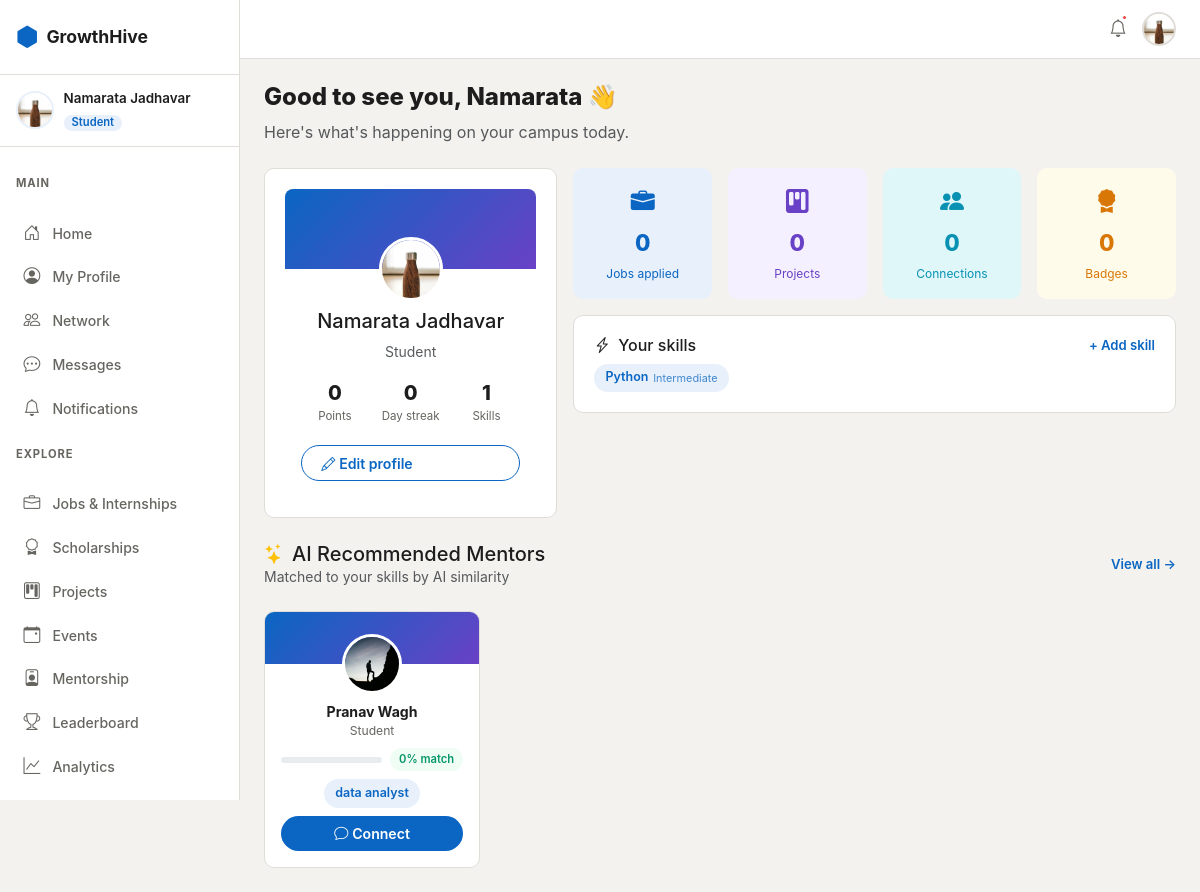
The app's page /accounts/dashboard/ (signed in), older data.
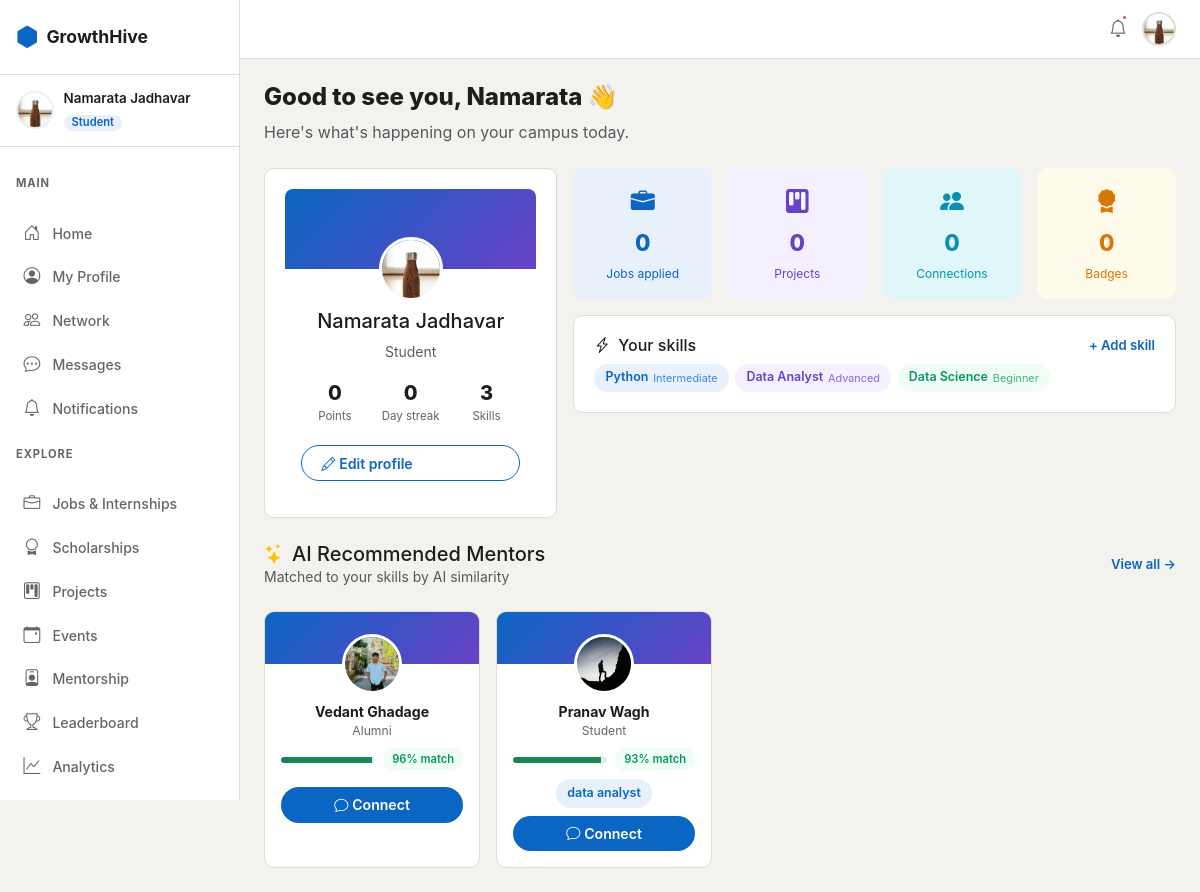
The same page, newer data.
### apps/accounts/models.py (models this page shows, shortened)
class User(AbstractUser):
    class Role(models.TextChoices):
        STUDENT = 'student', 'Student'
        ALUMNI  = 'alumni',  'Alumni'
        TEACHER = 'teacher', 'Teacher'
    username   = None
    email      = models.EmailField(unique=True)
    first_name = models.CharField(max_length=50)
    last_name  = models.CharField(max_length=50)
    role = models.CharField(max_length=20, choices=Role.choices, default=Role.STUDENT)
    department = models.CharField(
        max_length=20,
        choices=DEPARTMENT_CHOICES,
        blank=True,
        default='',
    )
    is_email_verified = models.BooleanField(default=False)
    created_at = models.DateTimeField(auto_now_add=True)
    updated_at = models.DateTimeField(auto_now=True)
    USERNAME_FIELD  = 'email'
    REQUIRED_FIELDS = ['first_name', 'last_name']
    objects = UserManager()
    def get_full_name(self):
        return f'{self.first_name} {self.last_name}'.strip()
    @property
    def is_student(self):
        return self.role == self.Role.STUDENT

class Profile(models.Model):
    user = models.OneToOneField(User, on_delete=models.CASCADE, related_name='profile')
    bio    = models.TextField(max_length=500, blank=True)
    avatar = models.ImageField(upload_to='avatars/', blank=True, null=True)
    banner = models.ImageField(upload_to='banners/', blank=True, null=True)
    graduation_year = models.PositiveIntegerField(null=True, blank=True)
    current_year    = models.PositiveSmallIntegerField(null=True, blank=True)
    current_working_company = models.CharField(max_length=200, blank=True)
    working_domain          = models.CharField(max_length=200, blank=True)
    github_url   = models.URLField(blank=True)
    linkedin_url = models.URLField(blank=True)
    website      = models.URLField(blank=True)
    location     = models.CharField(max_length=100, blank=True)
    skills = models.ManyToManyField('Skill', through='UserSkill', blank=True)
    resume = models.FileField(upload_to='resumes/', blank=True, null=True)
    points      = models.PositiveIntegerField(default=0)
    streak_days = models.PositiveIntegerField(default=0)
    last_active = models.DateField(null=True, blank=True)
    is_open_to_work   = models.BooleanField(default=False)
    is_open_to_mentor = models.BooleanField(default=False)
    skill_embedding     = models.JSONField(null=True, blank=True)
    embedding_updated_at = models.DateTimeField(null=True, blank=True)
    created_at = models.DateTimeField(auto_now_add=True)
    updated_at = models.DateTimeField(auto_now=True)
    def get_avatar_url(self):
        if self.avatar:
            return self.avatar.url
        return '/static/images/default-avatar.png'

class UserSkill(models.Model):
    class Level(models.TextChoices):
        BEGINNER     = 'beginner',     'Beginner'
        INTERMEDIATE = 'intermediate', 'Intermediate'
        ADVANCED     = 'advanced',     'Advanced'
        EXPERT       = 'expert',       'Expert'
    profile = models.ForeignKey(Profile, on_delete=models.CASCADE, related_name='profile_skills')
    skill   = models.ForeignKey(Skill, on_delete=models.CASCADE)
    level   = models.CharField(max_length=20, choices=Level.choices, default=Level.BEGINNER)
    class Meta:
        unique_together = ('profile', 'skill')

class Skill(models.Model):
    name = models.CharField(max_length=100, unique=True)
    slug = models.SlugField(unique=True, blank=True)
    class Meta:
        ordering = ['name']

### apps/mentorship/models.py (models this page shows, shortened)
class MentorProfile(models.Model):
    user       = models.OneToOneField(
        settings.AUTH_USER_MODEL, on_delete=models.CASCADE, related_name='mentor_profile'
    )
    expertise  = models.TextField(help_text='Comma-separated topics, e.g. Machine Learning, Career, DSA')
    experience = models.PositiveIntegerField(default=0, help_text='Years of experience')
    bio        = models.TextField(blank=True)
    is_active  = models.BooleanField(default=True)
    created_at = models.DateTimeField(auto_now_add=True)
    def expertise_list(self):
        return [e.strip() for e in self.expertise.split(',') if e.strip()]

### apps/accounts/views.py (the view)
# urls.py: path('dashboard/',      views.dashboard_view,  name='dashboard'),
@login_required
@verified_required
def dashboard_view(request):
    profile = request.user.profile
    user_skills = profile.profile_skills.select_related('skill')
    ai_mentors = []
    if request.user.is_student:
        try:
            from apps.mentorship.ai_matching import get_top_mentors
            ai_mentors = get_top_mentors(profile, limit=3)
        except Exception:
            pass  # Never crash the dashboard if AI matching fails
    return render(request, 'accounts/dashboard.html', {
        'profile':    profile,
        'user_skills':     user_skills,
        'ai_mentors': ai_mentors,
    })

### apps/mentorship/ai_matching.py (called while the page is built)
def cosine_similarity(v1: list[float], v2: list[float]) -> float:
    if not v1 or not v2 or len(v1) != len(v2):
        return 0.0
    dot   = sum(a * b for a, b in zip(v1, v2))
    norm1 = math.sqrt(sum(a * a for a in v1))
    norm2 = math.sqrt(sum(b * b for b in v2))
    if norm1 == 0 or norm2 == 0:
        return 0.0
    return dot / (norm1 * norm2)

def _build_skill_text(profile) -> str:
    skills = list(
        profile.profile_skills
        .select_related("skill")
        .values_list("skill__name", "level")
    )
    if not skills:
        return ""
    return ", ".join(f"{name} ({level})" for name, level in skills)

def compute_and_store_embedding(profile) -> bool:
    text = _build_skill_text(profile)
    if not text:
        profile.skill_embedding = None
        profile.embedding_updated_at = None
        profile.save(update_fields=["skill_embedding", "embedding_updated_at"])
        return False
    embedding = get_embedding(text)
    if embedding is None:
        return False
    profile.skill_embedding = embedding
    profile.embedding_updated_at = timezone.now()
    profile.save(update_fields=["skill_embedding", "embedding_updated_at"])
    logger.info("Embedding updated for profile %s", profile.pk)
    return True

### templates/accounts/dashboard.html (shortened to what this page needs)
{% extends 'base.html' %}
{% block content %}
<div class="gh-page-header">
  <h1>Good to see you, {{ user.first_name }} 👋</h1>
  <p class="text-muted">Here's what's happening on your campus today.</p>
</div>
<div class="row g-3">
  <div class="col-12 col-lg-4">
    <div class="gh-card">
      <div class="gh-card-profile-banner">
      </div>
      <div class="gh-card-profile-body">
        <img src="{{ user.profile.get_avatar_url }}" class="gh-card-avatar" alt="avatar"/>
        <h5>{{ user.get_full_name }}</h5>
        <p class="text-muted small">{{ user.get_role_display }}
        </p>
        <div class="gh-stats-row">
          <div class="gh-stat">
            <span class="gh-stat-val">{{ profile.points }}</span>
            <span class="gh-stat-label">Points</span>
          </div>
          <div class="gh-stat">
            <span class="gh-stat-val">{{ profile.streak_days }}</span>
            <span class="gh-stat-label">Day streak</span>
          </div>
          <div class="gh-stat">
            <span class="gh-stat-val">{{ user_skills.count }}</span>
            <span class="gh-stat-label">Skills</span>
          </div>
        </div>
        <a href="{% url 'accounts:edit_profile' %}" class="btn gh-btn-outline w-100 mt-2">
          <i class="bi bi-pencil me-1"></i> Edit profile
        </a>
      </div>
    </div>
  </div>
  <div class="col-12 col-lg-8">
    <div class="row g-3 mb-3">
      <div class="col-6 col-md-3">
        <div class="gh-stat-card gh-stat-blue">
          <i class="bi bi-briefcase-fill"></i>
          <span class="val">0</span>
          <span class="lbl">Jobs applied</span>
        </div>
      </div>
      <div class="col-6 col-md-3">
        <div class="gh-stat-card gh-stat-purple">
          <i class="bi bi-kanban-fill"></i>
          <span class="val">0</span>
          <span class="lbl">Projects</span>
        </div>
      </div>
      <div class="col-6 col-md-3">
        <div class="gh-stat-card gh-stat-teal">
          <i class="bi bi-people-fill"></i>
          <span class="val">0</span>
          <span class="lbl">Connections</span>
        </div>
      </div>
      <div class="col-6 col-md-3">
        <div class="gh-stat-card gh-stat-amber">
          <i class="bi bi-award-fill"></i>
          <span class="val">0</span>
          <span class="lbl">Badges</span>
        </div>
      </div>
    </div>
    <div class="gh-card">
      <div class="gh-card-header-row">
        <h6 class="mb-0"><i class="bi bi-lightning-charge me-2"></i>Your skills</h6>
        <a href="{% url 'accounts:edit_profile' %}" class="gh-link-sm">+ Add skill</a>
      </div>
      <div class="gh-skills-wrap mt-2">
        {% for us in user_skills %}
        <span class="gh-skill-badge gh-skill-{{ us.level }}">
          {{ us.skill.name }}
          <small>{{ us.get_level_display }}</small>
        </span>
        {% empty %}
        <p class="text-muted small mb-0">No skills added yet. <a href="{% url 'accounts:edit_profile' %}">Add some!</a></p>
        {% endfor %}
      </div>
    </div>
  </div>
</div>
{% if user.is_student and ai_mentors %}
<div class="gh-page-header mt-4 d-flex align-items-center justify-content-between">
  <div>
    <h5 class="mb-0"><i class="bi bi-stars me-2 text-warning"></i>AI Recommended Mentors</h5>
    <p class="text-muted small mb-0">Matched to your skills by AI similarity</p>
  </div>
  <a href="{% url 'mentorship:ai_matches' %}" class="gh-link-sm">View all &rarr;</a>
</div>
<div class="gh-people-grid">
  {% for m in ai_mentors %}
  <div class="gh-people-card">
    <div class="gh-people-card-body">
      <a href="{% url 'mentorship:detail' m.user.pk %}">
        <img src="{{ m.user.profile.get_avatar_url }}" class="gh-people-avatar" alt=""/>
      </a>
      <a href="{% url 'mentorship:detail' m.user.pk %}" class="gh-people-name">{{ m.user.get_full_name }}</a>
      <span class="gh-people-role">{{ m.user.get_role_display }}</span>
      <div class="my-2">
        <div class="d-flex align-items-center gap-2">
          <div class="progress flex-grow-1" style="height:6px;">
            <div class="progress-bar bg-success" style="width:{{ m.score }}%;"></div>
          </div>
          <span class="gh-tag gh-tag-green" style="font-size:.7rem;">{{ m.score }}% match</span>
        </div>
      </div>
      <div class="gh-skills-wrap justify-content-center mt-1">
        {% for exp in m.expertise_list|slice:":3" %}
        <span class="gh-skill-badge gh-skill-intermediate">{{ exp }}</span>
        {% endfor %}
      </div>
      <a href="{% url 'chat:create_dm' m.user.pk %}" class="btn gh-btn-primary w-100 mt-2 btn-sm">
        <i class="bi bi-chat me-1"></i>Connect
      </a>
    </div>
  </div>
  {% endfor %}
</div>
{% endif %}
{% endblock %}

### templates/base.html (shortened to what this page needs)
{% load static %}
<!DOCTYPE html>
<html lang="en" data-theme="light">
<head>
  <link rel="stylesheet" href="https://cdn.jsdelivr.net/npm/bootstrap@5.3.3/dist/css/bootstrap.min.css" />
  <link rel="stylesheet" href="https://cdn.jsdelivr.net/npm/bootstrap-icons@1.11.3/font/bootstrap-icons.min.css" />
  <link rel="stylesheet" href="{% static 'css/main.css' %}" />
</head>
<body>
  {% if user.is_authenticated %}
  <div class="gh-wrapper">
    <aside class="gh-sidebar" id="sidebar">
      <div class="gh-sidebar-logo">
        <a href="{% url 'accounts:dashboard' %}" class="gh-logo-link">
          <span class="gh-logo-icon"><i class="bi bi-hexagon-fill"></i></span>
          <span class="gh-logo-text">GrowthHive</span>
        </a>
      </div>
      <div class="gh-sidebar-user">
        <img src="{{ user.profile.get_avatar_url }}" class="gh-sidebar-avatar" alt="avatar" />
        <div class="gh-sidebar-user-info">
          <span class="gh-sidebar-name">{{ user.first_name }} {{ user.last_name }}</span>
          <span class="gh-sidebar-role badge">{{ user.get_role_display }}</span>
        </div>
      </div>
      <nav class="gh-nav">
        <p class="gh-nav-section">Main</p>
        <a href="{% url 'social:feed' %}"
          class="gh-nav-link {% if 'social' in request.resolver_match.app_name %}active{% endif %}">
          <i class="bi bi-house-door"></i><span>Home</span>
        </a>
        <a href="{% url 'accounts:profile' %}"
          class="gh-nav-link {% if request.resolver_match.url_name == 'profile' %}active{% endif %}">
          <i class="bi bi-person-circle"></i><span>My Profile</span>
        </a>
        <a href="{% url 'connections:network' %}"
          class="gh-nav-link {% if 'connections' in request.resolver_match.app_name %}active{% endif %}">
          <i class="bi bi-people"></i><span>Network</span>
        </a>
        <a href="{% url 'chat:inbox' %}"
          class="gh-nav-link {% if 'chat' in request.resolver_match.app_name %}active{% endif %}">
          <i class="bi bi-chat-dots"></i><span>Messages</span>
        </a>
        <a href="{% url 'notifications:list' %}"
          class="gh-nav-link {% if 'notifications' in request.resolver_match.app_name %}active{% endif %}">
          <i class="bi bi-bell"></i><span>Notifications</span>
        </a>
        <p class="gh-nav-section">Explore</p>
        <a href="{% url 'jobs:list' %}"
          class="gh-nav-link {% if 'jobs' in request.resolver_match.app_name %}active{% endif %}">
          <i class="bi bi-briefcase"></i><span>Jobs & Internships</span>
        </a>
        <a href="{% url 'scholarships:list' %}"
          class="gh-nav-link {% if 'scholarships' in request.resolver_match.app_name %}active{% endif %}">
          <i class="bi bi-award"></i><span>Scholarships</span>
        </a>
        <a href="{% url 'projects:list' %}"
          class="gh-nav-link {% if 'projects' in request.resolver_match.app_name %}active{% endif %}">
          <i class="bi bi-kanban"></i><span>Projects</span>
        </a>
        <a href="{% url 'events:list' %}"
          class="gh-nav-link {% if 'events' in request.resolver_match.app_name %}active{% endif %}">
          <i class="bi bi-calendar-event"></i><span>Events</span>
        </a>
        <a href="{% url 'mentorship:list' %}"
          class="gh-nav-link {% if 'mentorship' in request.resolver_match.app_name %}active{% endif %}">
          <i class="bi bi-person-badge"></i><span>Mentorship</span>
        </a>
        <a href="{% url 'gamification:leaderboard' %}"
          class="gh-nav-link {% if 'gamification' in request.resolver_match.app_name %}active{% endif %}">
          <i class="bi bi-trophy"></i><span>Leaderboard</span>
        </a>
        <a href="{% url 'analytics:dashboard' %}"
          class="gh-nav-link {% if 'analytics' in request.resolver_match.app_name %}active{% endif %}">
          <i class="bi bi-graph-up"></i><span>Analytics</span>
        </a>
        {% if user.is_student %}
        <p class="gh-nav-section">Students</p>
        {% endif %}
      </nav>
    </aside>
    <main class="gh-main">
      <div class="gh-topbar">
        <div class="gh-topbar-actions">
          <a href="{% url 'notifications:list' %}" class="gh-icon-btn" id="notifBtn" title="Notifications">
            <i class="bi bi-bell"></i>
            <span class="gh-notif-dot"></span>
          </a>
          <a href="{% url 'accounts:profile' %}" class="gh-topbar-avatar">
            <img src="{{ user.profile.get_avatar_url }}" alt="avatar" />
          </a>
        </div>
      </div>
      <div class="gh-content">
        {% block content %}{% endblock %}
      </div>
    </main>
  </div>
  {% endif %}
</body>
</html>

Row changes from the older to the newer data that the page shows:
added UserSkill: skill.name "Data Analyst", level "Advanced"
added UserSkill: skill.name "Data Science", level "Beginner"
added User: user.profile.get_avatar_url (picture), user.get_full_name "Vedant Ghadage", user.role "Alumni", score "96"
changed User "Pranav Wagh": score "0" → "93"
Text that changed along with them:
{{ user_skills.count }}: "1" → "3"
